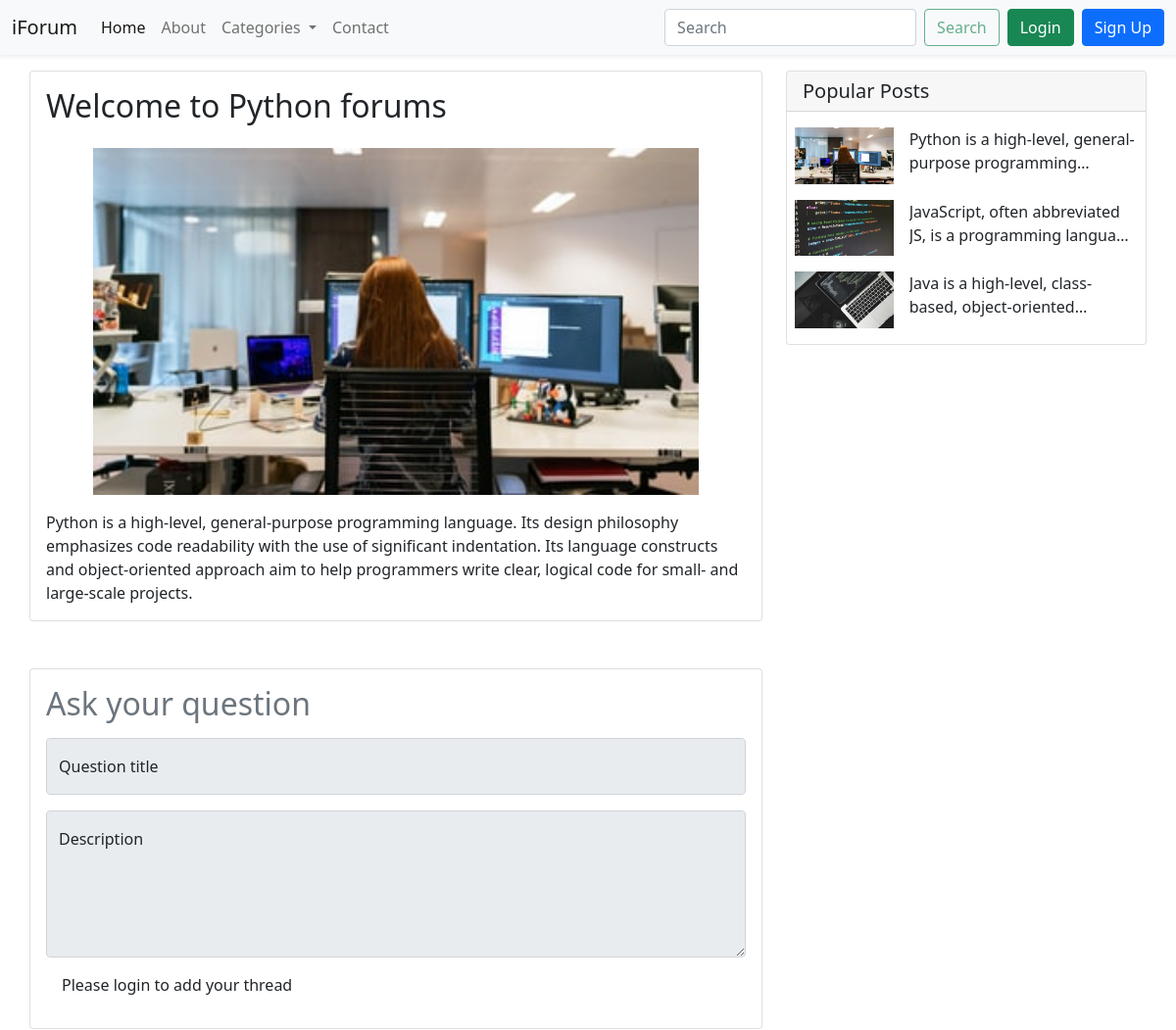
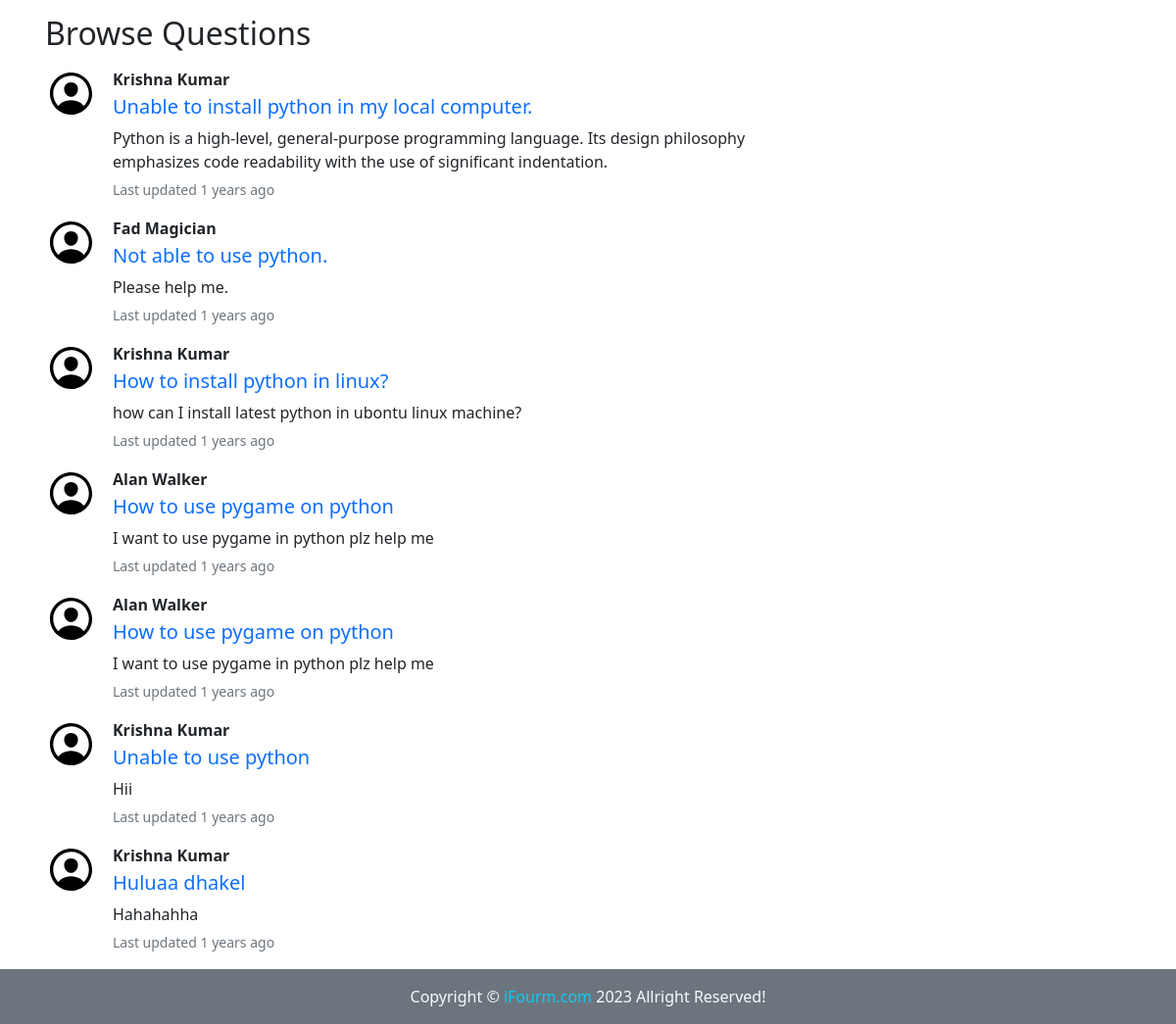
The app's page /threadlist.php?catid=python with its own data (2 pictures, top to bottom).
### tables this page shows
CREATE TABLE `categories` (
  `sno` int(11) NOT NULL,
  `category_id` varchar(255) NOT NULL,
  `category_name` varchar(255) NOT NULL,
  `category_description` text NOT NULL,
  `category_created` datetime NOT NULL DEFAULT current_timestamp()
);

CREATE TABLE `threads` (
  `thread_id` int(11) NOT NULL,
  `thread_title` varchar(255) NOT NULL,
  `thread_desc` text NOT NULL,
  `thread_cat_id` varchar(255) NOT NULL,
  `thread_user_id` varchar(255) NOT NULL,
  `date` datetime NOT NULL DEFAULT current_timestamp()
);

CREATE TABLE `myusers` (
  `sno` int(11) NOT NULL,
  `first_name` varchar(16) NOT NULL,
  `last_name` varchar(16) NOT NULL,
  `email` varchar(55) NOT NULL,
  `password` varchar(255) NOT NULL,
  `date` datetime NOT NULL DEFAULT current_timestamp()
);

### threadlist.php (the view, shortened to what this page needs)
<!DOCTYPE html>
<html lang="en">
<head>
    <link href="https://cdn.jsdelivr.net/npm/bootstrap@5.1.3/dist/css/bootstrap.min.css" rel="stylesheet">
</head>
<body>
    <?php include "partials/_header.php" ?>
    <div class="container">
        <div class="row my-3">
            <div id="main" class="col-lg-8 ps-lg-0 mb-3 mb-lg-0">
                <?php
                $page_not_found = true;
                ?>
                <div class="card">
                    <div class="card-body">
                        <?php
                        if (isset($_GET["catid"])) {
                            $categoryId = $_GET["catid"];
                            if ($conn) {
                                $singleSql = "SELECT * FROM `categories` WHERE `category_id` = '$categoryId'";
                                $singleResult = mysqli_query($conn, $singleSql);
                                if ($singleResult) {
                                    $num = mysqli_num_rows($singleResult);
                                    if ($num === 1) {
                                        $page_not_found = false;
                                        $row = mysqli_fetch_assoc($singleResult);
                                        echo '<h2 class="card-title">Welcome to ' . $row["category_name"] . ' forums</h2>
                                        <img src="img/category/' . strtolower($row["category_name"]) . '.jpg" class="card-img-top px-md-5 my-3 " alt="...">
                                        <p class="card-text">' . $row["category_description"] . '</p>';
                                    } else {
                                        $page_not_found = true;
                                        echo "Page not found";
                                    }
                                }
                            }
                        }
                        ?>
                    </div>
                </div>
                <?php
                if(!$page_not_found){
                echo '<div class="card mt-5">
                        <div class="card-body">';
                    if(isset($_SESSION["logedin"]) && $_SESSION["logedin"] === true){
                        echo '<h2 class="cark-title mb-3">Ask your question</h2>';
                        echo '
                        <form method="POST">
                            <div class="form-floating mb-3">
                                <input type="text" class="form-control" name="threadTitle" id="threadTitle" placeholder="Question title">
                                <label for="threadTitle">Question title</label>
                            </div>
                            <div class="form-floating mb-3">
                                <textarea class="form-control" placeholder="Leave a comment here" name="threadDesc" id="threadDesc" style="height: 150px;"></textarea>
                                <label for="threadDesc">Description</label>
                            </div>
                            <input type="hidden" name="threadCatId" value="'.$_GET["catid"].'"></input>
                            <button type="submit" class="btn btn-primary">Submit</button>
                        </form>';
                    }
                    else{
                        echo '<h2 class="cark-title mb-3 text-muted">Ask your question</h2>';
                        echo '
                        <fieldset disabled>
                            <form>
                                <div class="form-floating mb-3">
                                    <input type="text" class="form-control" name="threadTitle" id="threadTitle" placeholder="Question title">
                                    <label for="threadTitle">Question title</label>
                                </div>
                                <div class="form-floating mb-3">
                                    <textarea class="form-control" placeholder="Leave a comment here" name="threadDesc" id="threadDesc" style="height: 150px;"></textarea>
                                    <label for="threadDesc">Description</label>
                                </div>
                            <p class="px-3">Please login to add your thread</p>
                            </form>
                        </fieldset>';
                    }
                echo '</div>
                </div>';
                }
                ?>
                <?php
                if (!$page_not_found) {
                    echo
                    '<div class="px-3">
                        <h2 class="mt-3">Browse Questions</h2>
                        <div class="thread_comments">
                            <style>.thread_comments .mb-3:last-child {margin-bottom: 0 !important;}</style>';
                        if ($conn) {
                            $threadSql = "SELECT * FROM `threads` WHERE `thread_cat_id` = '$categoryId'";
                            $threadResult = mysqli_query($conn, $threadSql);
                            if ($threadResult) {
                                if (mysqli_num_rows($threadResult) >= 1) {
                                    while ($row = mysqli_fetch_assoc($threadResult)) {
                                        $start_date = new DateTime($row["date"]);
                                        $since_start = $start_date->diff(new DateTime(date("Y-m-d H:i:s")));
                                        $when_posted = "";
                                        $commentTime = strtotime($row["date"]);
                                        $currnetTime = strtotime(date("Y-m-d H:i:s"));
                                        $diffInSeconds = $currnetTime - $commentTime;
                                        if($diffInSeconds < 60){
                                            $when_posted = "Last updated " . $since_start->s.' seconds ago';
                                        }
                                        else if ($diffInSeconds < 3600){
                                            $when_posted = "Last updated " . $since_start->i.' minutes ago';
                                        }
                                        else if($diffInSeconds < 86400){
                                            $when_posted = "Last updated " . $since_start->h.' hours ago';
                                        }
                                        else if ($diffInSeconds < 2592000){
                                            $when_posted = "Last updated " . $since_start->d.' days ago';
                                        }
                                        else if($diffInSeconds < 31104000){
                                            $when_posted = "Last updated " . $since_start->m.' months ago';
                                        }
                                        else{
                                            $when_posted = "Last updated " . $since_start->y.' years ago';
                                        }
                                        $user_name = "";
                                        if($conn){
                                            $thread_user_id = $row["thread_user_id"];
                                            $userSql = "SELECT first_name, last_name FROM `myusers` WHERE `email` LIKE '$thread_user_id'";
                                            $userResult = mysqli_query($conn, $userSql);
                                            if($userResult){
                                                if(($user_name_row = mysqli_fetch_assoc($userResult)) > 0){
                                                    $user_name = $user_name_row["first_name"] . " " . $user_name_row["last_name"];
                                                }
                                            }
                                        }
                                        echo
                                        '<div class="d-flex mb-3">
                                            <div class="flex-shrink-0">
                                                <img src="img/user.svg" alt="..." title="'.$user_name.'" width="53px">
                                            </div>
                                            <div class="flex-grow-1 ms-3 overflow-auto">
                                                <p class="mb-1"><strong>'.$user_name.'</strong></p>
                                                <h5 class="card-title"><a class="text-decoration-none" href="/forum/threads.php?'.'thread='. htmlspecialchars($row['thread_id']) .'">' . $row["thread_title"] . '</a></h5>
                                                <p class="card-text mb-1">' . htmlspecialchars($row["thread_desc"]) . '</p>
                                                <p class="card-text"><small class="text-muted">'.$when_posted.'</small></p>
                                            </div>
                                        </div>';
                                    }
                                } else {
                                    echo '
                                    <p class="fs-3 mb-1 mt-3 text-muted">No threads found</p>
                                    Be the first person to comment here';
                                }
                            }
                        }
                        echo
                        '</div>
                    </div>';
                }
                ?>
            </div>
            <div id="main" class="col-lg-4 pe-lg-0">
                <?php include "partials/_sidebar.php" ?>
            </div>
        </div>
    </div>
    <?php include "partials/_footer.php" ?>
</body>
</html>

### threadlist.php (style rules this page uses)
.thread_comments .mb-3:last-child { margin-bottom: 0 !important; }

### records on screen
categories: category_name "Python", category_description "Python is a high-level, general-purpose programming language. Its design philosophy emphasizes code readability with the use of significant indentation. Its language constructs and object-oriented approach aim to help programmers write clear, logical code for small- and large-scale projects."
threads: myusers.first_name+last_name "Krishna Kumar", thread_title "Unable to install python in my local computer.", thread_desc "Python is a high-level, general-purpose programming language. Its design philosophy emphasizes code readability with the use of significant indentation.", date "Last updated 1 years ago"
threads: myusers.first_name+last_name "Fad Magician", thread_title "Not able to use python.", thread_desc "Please help me.", date "Last updated 1 years ago"
threads: myusers.first_name+last_name "Krishna Kumar", thread_title "How to install python in linux?", thread_desc "how can I install latest python in ubontu linux machine?", date "Last updated 1 years ago"
threads: myusers.first_name+last_name "Alan Walker", thread_title "How to use pygame on python", thread_desc "I want to use pygame in python plz help me", date "Last updated 1 years ago"
threads: myusers.first_name+last_name "Alan Walker", thread_title "How to use pygame on python", thread_desc "I want to use pygame in python plz help me", date "Last updated 1 years ago"
threads: myusers.first_name+last_name "Krishna Kumar", thread_title "Unable to use python", thread_desc "Hii", date "Last updated 1 years ago"
threads: myusers.first_name+last_name "Krishna Kumar", thread_title "Huluaa dhakel", thread_desc "Hahahahha", date "Last updated 1 years ago"
